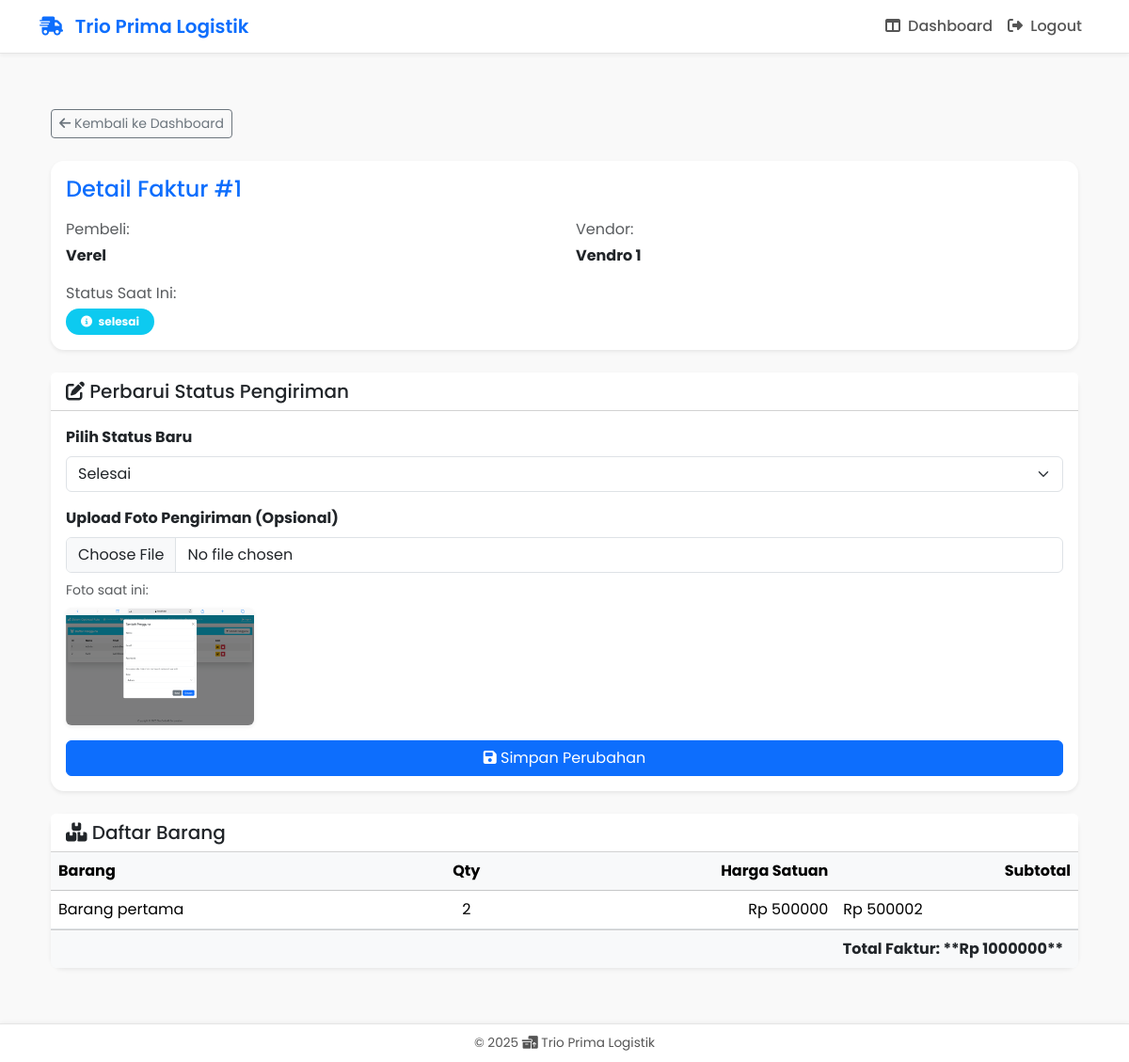
/kurir/faktur/1/ (signed in), run on the app's committed database.
### core/models.py (models this page shows, shortened)
class Faktur(models.Model):
    STATUS_CHOICES = [
        ('diproses', 'Diproses'),
        ('selesai', 'Selesai'),
        ('dibatalkan', 'Dibatalkan'),
    ]
    id_faktur = models.AutoField(primary_key=True)
    total_faktur = models.DecimalField(max_digits=15, decimal_places=2, default=0)
    status = models.CharField(max_length=20, choices=STATUS_CHOICES, default='diproses')
    berat = models.DecimalField(max_digits=10, decimal_places=2, default=0)
    koli = models.IntegerField(default=0)
    foto_pengiriman = models.ImageField(upload_to='faktur_images/', blank=True, null=True)
    kurir = models.ForeignKey(Kurir, on_delete=models.SET_NULL, null=True, blank=True, related_name='faktur')
    vendor = models.ForeignKey(Vendor, on_delete=models.CASCADE, related_name='faktur')
    pembeli = models.ForeignKey(Pembeli, on_delete=models.CASCADE, related_name='faktur')
    class Meta:
        verbose_name = "Faktur"
        verbose_name_plural = "Faktur"

class Pembeli(models.Model):
    id_pembeli = models.AutoField(primary_key=True)
    nama = models.CharField(max_length=100)
    email = models.EmailField(unique=True)
    password = models.CharField(max_length=128)
    alamat = models.TextField()
    no_hp = models.CharField(max_length=20)
    kelurahan = models.ForeignKey('Kelurahan', on_delete=models.CASCADE)
    class Meta:
        verbose_name = "Pembeli"
        verbose_name_plural = "Pembeli"

class Vendor(models.Model):
    id_vendor = models.AutoField(primary_key=True)
    nama = models.CharField(max_length=100)
    email = models.EmailField()
    password = models.CharField(max_length=100, blank=True, null=True)
    alamat = models.TextField()
    no_hp = models.CharField(max_length=20)
    class Meta:
        verbose_name = "Vendor"
        verbose_name_plural = "Vendor"

class DetailFaktur(models.Model):
    id_detail = models.AutoField(primary_key=True)
    faktur = models.ForeignKey(Faktur, on_delete=models.CASCADE, related_name='detail')
    barang = models.ForeignKey(Barang, on_delete=models.CASCADE, related_name='detail')
    jumlah_barang = models.IntegerField()
    class Meta:
        verbose_name = "Detail Faktur"
        verbose_name_plural = "Detail Faktur"

class Barang(models.Model):
    id_barang = models.AutoField(primary_key=True)
    nama_barang = models.CharField(max_length=100)
    harga_barang = models.DecimalField(max_digits=12, decimal_places=2)
    kategori = models.ForeignKey(Kategori, on_delete=models.CASCADE)
    class Meta:
        verbose_name = "Barang"
        verbose_name_plural = "Barang"

### core/views_kurir.py (the view)
# urls.py: path("kurir/faktur/<int:faktur_id>/", views_kurir.kurir_faktur_detail, name="kurir_faktur_detail"),
def kurir_faktur_detail(request, faktur_id):
    kurir_id = request.session.get("kurir_id")
    if not kurir_id:
        return redirect("kurir_login")
    faktur = get_object_or_404(Faktur, id_faktur=faktur_id)
    if faktur.kurir_id != kurir_id:
        return HttpResponseForbidden("Anda tidak berhak melihat faktur ini.")
    detail_list = DetailFaktur.objects.filter(faktur=faktur).select_related("barang")
    return render(request, "core/kurir/faktur_detail.html", {
        "faktur": faktur,
        "detail_list": detail_list,
        "kurir_nama": request.session.get("kurir_nama")
    })

### core/templates/core/kurir/faktur_detail.html (shortened to what this page needs)
{% extends 'base.html' %}
{% block content %}
<div class="container mt-3">
    <a href="{% url 'kurir_dashboard' %}" class="btn btn-outline-secondary mb-4 btn-sm">
        <i class="fa-solid fa-arrow-left"></i> Kembali ke Dashboard
    </a>
    <div class="card shadow-sm mb-4 border-0">
        <div class="card-body">
            <h4 class="card-title text-primary">Detail Faktur #{{ faktur.id_faktur }}</h4>
            <div class="row mt-3">
                <div class="col-6">
                    <p class="mb-1 text-muted">Pembeli:</p>
                    <p class="fw-bold mb-0">{{ faktur.pembeli.nama }}</p>
                </div>
                <div class="col-6">
                    <p class="mb-1 text-muted">Vendor:</p>
                    <p class="fw-bold mb-0">{{ faktur.vendor.nama }}</p>
                </div>
            </div>
            <div class="mt-3">
                <p class="mb-1 text-muted">Status Saat Ini:</p>
                <span class="badge rounded-pill
                    {% if faktur.status == 'Selesai' %}bg-success
                    {% elif faktur.status == 'Dalam Proses' %}bg-warning text-dark
                    {% else %}bg-info
                    {% endif %}
                    py-2 px-3 fw-bold">
                    <i class="fa-solid fa-info-circle me-1"></i> {{ faktur.status }}
                </span>
            </div>
        </div>
    </div>
    <div class="card shadow-sm mb-4 border-0">
        <div class="card-header bg-white">
            <h5 class="mb-0"><i class="fa-solid fa-edit"></i> Perbarui Status Pengiriman</h5>
        </div>
        <div class="card-body">
            <form method="POST" enctype="multipart/form-data" action="{% url 'kurir_update_status' faktur.id_faktur %}">
                <div class="mb-3">
                    <label for="status-select" class="form-label fw-bold">Pilih Status Baru</label>
                    <select name="status" id="status-select" class="form-select" required>
                        {% for key, value in faktur.STATUS_CHOICES %}
                            <option value="{{ key }}" {% if faktur.status == key %}selected{% endif %}>{{ value }}</option>
                        {% endfor %}
                    </select>
                </div>
                <div class="mb-3">
                    <label for="foto-upload" class="form-label fw-bold">Upload Foto Pengiriman (Opsional)</label>
                    <input type="file" name="foto_pengiriman" id="foto-upload" class="form-control" accept="image/*">
                    {% if faktur.foto_pengiriman %}
                        <small class="form-text text-muted d-block mt-2">Foto saat ini:</small>
                        <div class="mt-2">
                            <img src="{{ faktur.foto_pengiriman.url }}" alt="Foto Pengiriman" class="img-fluid rounded shadow-sm" style="max-width: 200px; height: auto;">
                        </div>
                    {% endif %}
                </div>
                <button type="submit" class="btn btn-primary w-100">
                    <i class="fa-solid fa-save"></i> Simpan Perubahan
                </button>
            </form>
        </div>
    </div>
    <div class="card shadow-sm border-0">
        <div class="card-header bg-white">
            <h5 class="mb-0"><i class="fa-solid fa-boxes-stacked"></i> Daftar Barang</h5>
        </div>
        <div class="card-body p-0">
            <div class="table-responsive-sm">
                <table class="table table-hover mb-0">
                    <thead class="table-light">
                        <tr>
                            <th>Barang</th>
                            <th class="text-center">Qty</th>
                            <th class="text-end">Harga Satuan</th>
                            <th class="text-end">Subtotal</th>
                        </tr>
                    </thead>
                    <tbody>
                        {% for d in detail_list %}
                        <tr>
                            <td>{{ d.barang.nama_barang }}</td>
                            <td class="text-center">{{ d.jumlah_barang }}</td>
                            <td class="text-end">Rp {{ d.barang.harga_barang|floatformat:0 }}</td>
                          <td>Rp {{ d.barang.harga_barang|floatformat:0|add:d.jumlah_barang }}</td>
                        </tr>
                        {% endfor %}
                    </tbody>
                </table>
            </div>
            <div class="card-footer text-end bg-light">
                <p class="mb-0 fw-bold">Total Faktur: **Rp {{ faktur.total_faktur|floatformat:0 }}**</p>
            </div>
        </div>
    </div>
</div>
{% endblock %}

### core/templates/base.html (style rules this page uses)
html { scroll-behavior: smooth; }
body { background: #f9f9f9; font-family: "Poppins", sans-serif; color: #333; min-height: 100vh; display: flex; flex-direction: column; }
.card { border: none; border-radius: 14px; box-shadow: 0 4px 12px rgba(0,0,0,0.05); transition: all 0.3s ease; background: #fff; }

### data on the page
Faktur: id_faktur "1", pembeli.nama "Verel", vendor.nama "Vendro 1", status "selesai", status "Selesai", foto_pengiriman (picture), total_faktur "1000000"
DetailFaktur: barang.nama_barang "Barang pertama", jumlah_barang "2", barang.harga_barang "500000", barang.harga_barang|add "500002"
